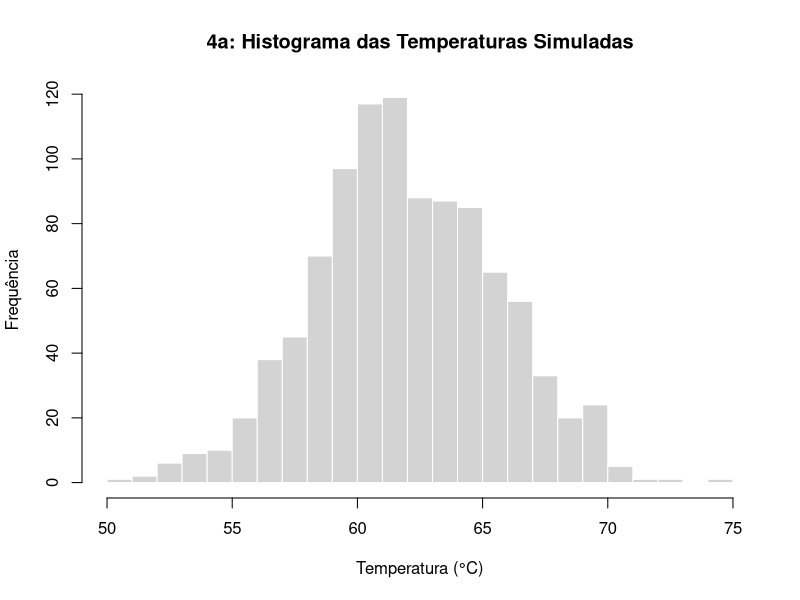
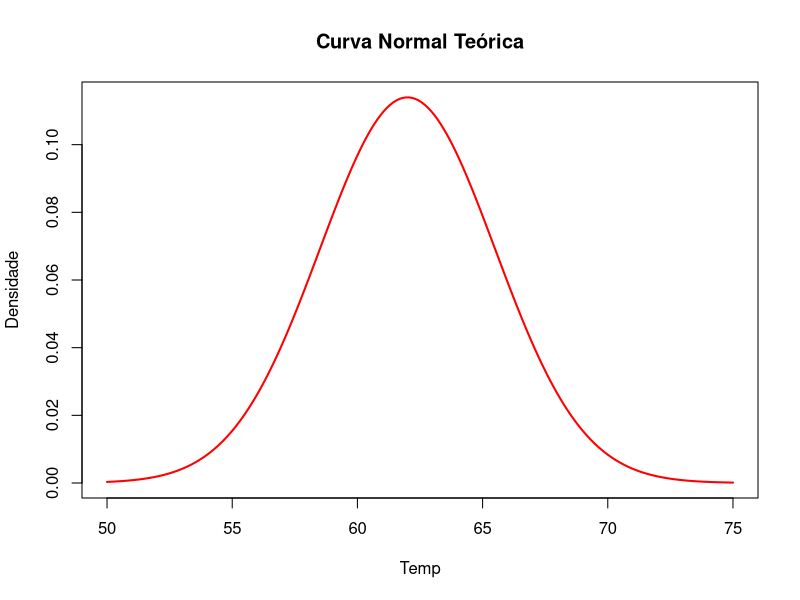
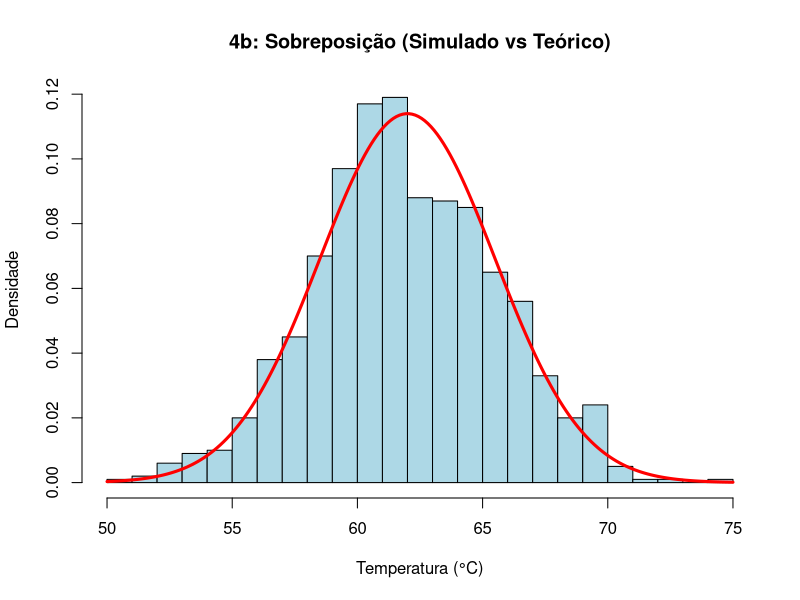

These charts were generated, in order, by the following R code:
    setwd("C:/Users/savli/Documents/GitHub/Homework_02")
    #Questão 3
    #--------------- QUESTÃO 3.1 ---------------#
    
    gerar_temp <- function(n){
      n_pares <- n/2
      
      u1 = runif(n_pares)
      u2 = runif(n_pares)
    
      z1 = sqrt(-2 * log(u1)) * cos(2 * pi * u2)
      z2 = sqrt(-2 * log(u1)) * sin(2 * pi * u2)
      
      z <- c(z1,z2)
      temp <- 62 + 3.5*z
      return(temp)
    }
    
    #--------------- QUESTÃO 3.2 ---------------#
    
    #Dados gerados a partir da Função Box-Muller
    dados_box <- gerar_temp(1000)
    head(dados_box)
    
    #Dados gerados a partir da Função rnorm
    dados_r <- rnorm(n = 1000,mean = 62,sd = 3.5)
    head(dados_r)
    
    #--------------- QUESTÃO 3.3 ---------------#
    
    # Estatísticas para o seu método (Box-Muller) - EMPÍRICO
    # Estatísticas para o método do R (rnorm) - TEÓRICO
    
    # a)Mean: 
    media_empirica <- mean(dados_box)
    media_teorico <-mean(dados_r)
    
    # b)Desvio Padrão:
    desvio_empirico <- sd(dados_box)
    desvio_teorico <- sd(dados_r)
    
    # c)Max:
    min_empirico <- min(dados_box)
    min_teorico <- min(dados_r)
    
    #c)Min:
    max_empirico <- max(dados_box)
    max_teorico <- max(dados_r)
    
    # d)P(T > 68):
    pd_empirica <- mean(dados_box > 68) #Média dos valores maiores que 68
    pd_teorico <- 1 - pnorm(q = 68,mean = 62,sd = 3.5) # P(T > 68) = 1 - P(T <= 68)
    
    
    # e)P(60 < T < 65):
    pe_empirica <- mean(dados_box > 60 & dados_box < 65) #Média dos valores no intervalo
    pe_teorico <- pnorm(q = 65,mean = 62,sd = 3.5) - pnorm(q = 60,mean = 62,sd = 3.5)
    #P(60 < T < 65) = P(T <= 65) - P(T <= 60)
    
    # f)Existe T > 75 ?
    pf_empirica <- sum(dados_box > 75) #Número de valores maiores que 75 (igual a zero.)
    # f)P(T > 75):
    pf_teorico <- 1 - pnorm(q = 75,mean = 62,sd = 3.5) ## P(T > 75) = 1 - P(T <= 75)
   
    #--------------- QUESTÃO 3.4 ---------------#
    
    # (a) Histograma apenas com os dados simulados
    hist(dados_box, 
         breaks = 30, 
         col = "lightgray", 
         border = "white",
         main = "4a: Histograma das Temperaturas Simuladas", 
         xlab = "Temperatura (°C)", 
         ylab = "Frequência")
    
    # Gráfico da normal isolada (Curva Clássica)
    x_curva <- seq(50, 75, length = 200)
    y_curva <- dnorm(x_curva, mean = 62, sd = 3.5)
    plot(x_curva, y_curva, type = "l", col = "red", lwd = 2,
         main = "Curva Normal Teórica", xlab = "Temp", ylab = "Densidade")
    
    # (b) PDF Teórica sobreposta ao Histograma
    hist(dados_box, 
         breaks = 30, 
         probability = TRUE, 
         col = "lightblue", 
         main = "4b: Sobreposição (Simulado vs Teórico)", 
         xlab = "Temperatura (°C)", ylab = "Densidade")
    
    lines(x_curva, y_curva, col = "red", lwd = 3) # Linhas da Normal